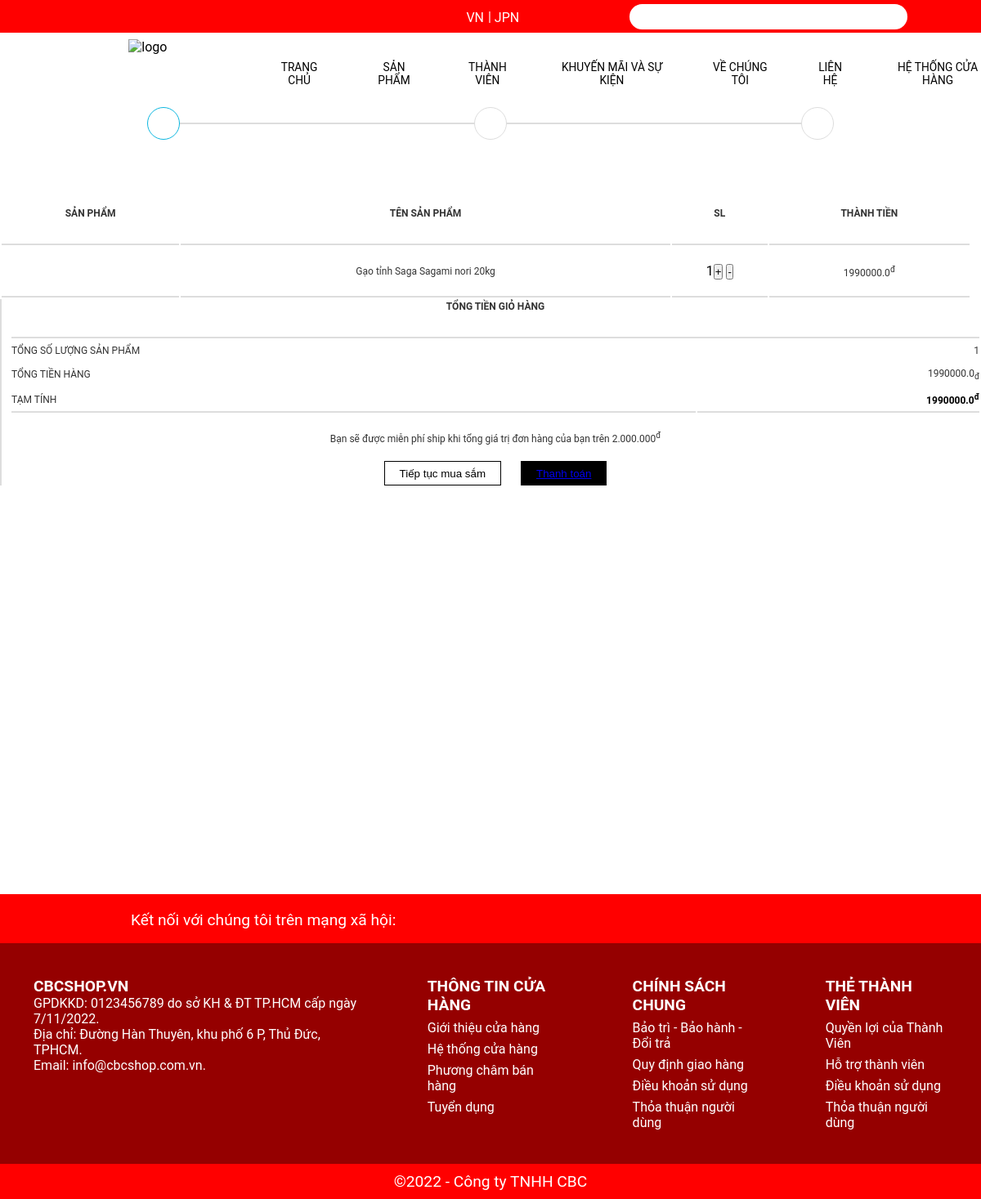
The app's page /cart/ (signed in), older data.
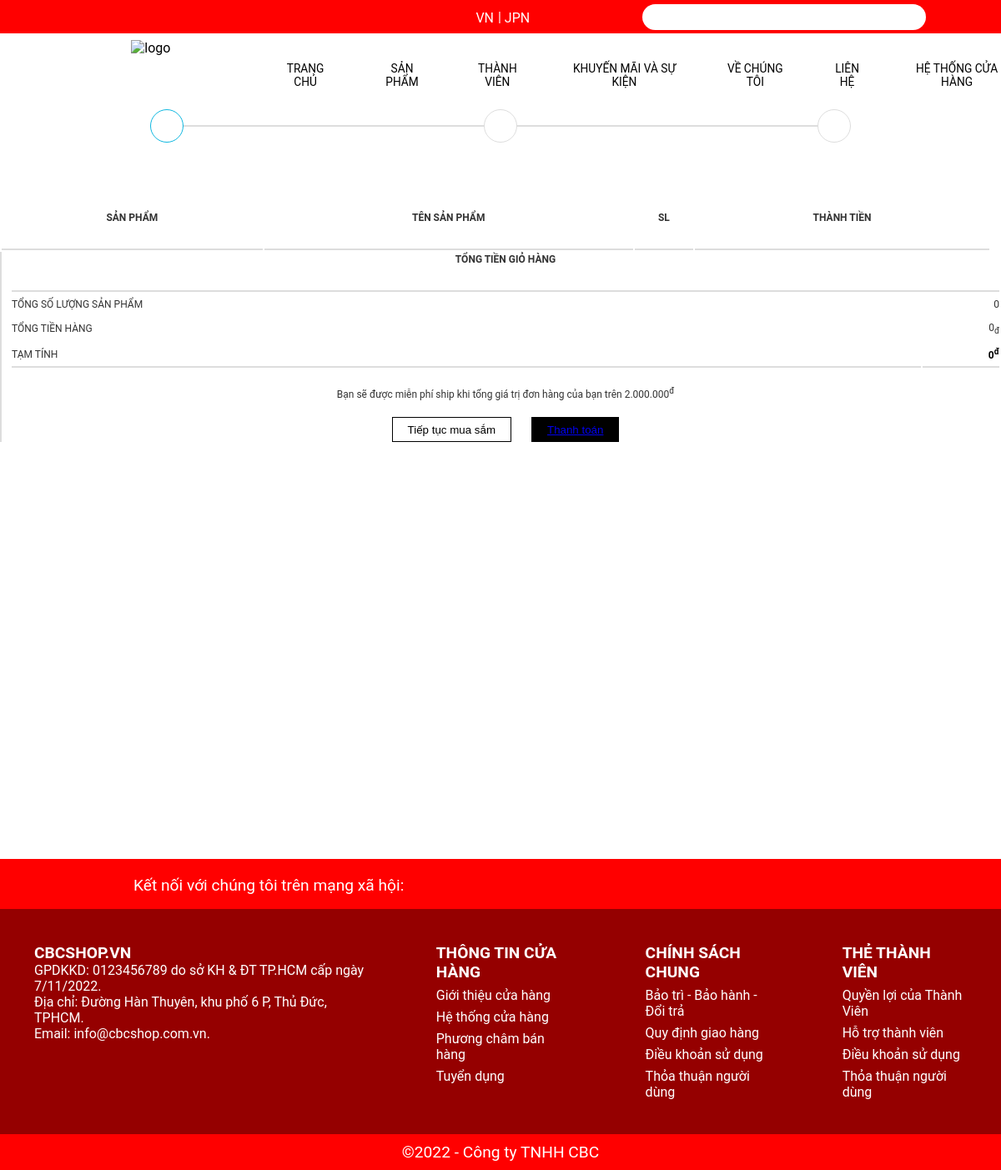
The same page, newer data.
### my_app/models.py (models this page shows, shortened)
class OrderItem(models.Model):
    product = models.ForeignKey(Product, on_delete=models.SET_NULL,blank=True,null=True)
    order = models.ForeignKey(Order, on_delete=models.SET_NULL, blank=True, null=True)
    quantity = models.IntegerField(default=0,null=True,blank=True)
    date_added = models.DateTimeField(auto_now_add=True)
    @property
    def get_total(self):
        total = self.product.price * self.quantity
        return total

class Product(models.Model):
    ID = models.IntegerField(primary_key=True)
    category = models.ManyToManyField(Category,related_name="product")
    name = models.CharField(max_length=200, null=True)
    price = models.FloatField()
    categy = models.CharField(max_length=200,null=True)
    sell = models.IntegerField()
    image = models.ImageField(null=True,blank=True)
    sale = models.IntegerField(null=True)
    star_rating = models.FloatField(default=0,null=True)  # Thêm trường star_rating
    @property
    def ImageURL(self):
        try:
            url = self.image.url
        except:
            url = ''
        return url

class Order(models.Model):
    customer = models.ForeignKey(User, on_delete=models.SET_NULL,blank=True,null=True)
    date_order = models.DateTimeField(auto_now_add=True)
    complete = models.BooleanField(default = False,null=True,blank=False)
    transaction_id = models.CharField(max_length=200,null=True)
    @property
    def get_cart_item(self):
        orderitems = self.orderitem_set.all()
        total = sum([item.quantity for item in orderitems])
        return total
    @property
    def get_cart_total(self):
        orderitems = self.orderitem_set.all()
        total = sum([item.get_total for item in orderitems])
        return total

### my_app/views.py (the view, shortened to what this page needs)
# urls.py: path('cart/',views.cart, name='cart'),
def cart(request):
    if request.user.is_authenticated:
        customer = request.user
        order, created = Order.objects.get_or_create(customer = customer,complete = False)
        items = order.orderitem_set.all()
        cartItems = order.get_cart_item
        user_login = "hidden"
        user_logout = "show"
        if request.user.is_staff:
            user_staff = "show"
        else:
            user_staff = "hidden"
    categories = Category.objects.filter(is_sub=False)
    context={'items':items, 'order':order, 'user_login':user_login, 'user_logout':user_logout,"cartItems":cartItems,'user_staff':user_staff,'categories':categories}
    return render(request, 'html/cart.html', context)

### my_app/templates/html/cart.html
{% extends 'html/base.html' %}
{% load static %}
{% block cart_content %}
<head>
    <link rel="stylesheet" href="{% static 'assets/cart.css' %}">
</head>
<section class="cart">
    <div class="container">
        <div class="cart-top-wrap">
            <div class="cart-top">
                <div class="cart-top-cart cart-top-item">
                    <i class="fas fa-shopping-cart"></i>
                </div>
                <div class="cart-top-adress cart-top-item">
                    <i class="fas fa-map-marker-alt"></i>
                </div>
                <div class="cart-top-payment cart-top-item">
                    <i class="fas fa-money-check-alt"></i>
                </div>
            </div>
        </div>
        <div class="container">
            <div class="cart-content row">
                <div class="cart-content-left">
                    <table>
                        <tr>
                            <th>Sản phẩm</th>
                            <th>Tên sản phẩm</th>
                            <th>SL</th>
                            <th>Thành tiền</th>
                        </tr>
                        {% for item in items %}
                        <tr>
                            <td><img src="{{item.product.ImageURL}}" alt=""></td>
                            <td><p>{{item.product.name}}</p></td>
                            <td>{{item.quantity}}<button data-product="{{item.product.ID}}" data-action="add" class="update-cart">+</button>
                                <button data-product="{{item.product.ID}}" data-action="remove" class="update-cart">-</button></td>
                            <td><p>{{item.product.price}}<sup>đ</sup></p></td>
                        </tr>
                        {% endfor %}
                    </table>
                </div>
                <div class="cart-content-right">
                    <table>
                        <tr>
                            <th colspan="2">TỔNG TIỀN GIỎ HÀNG</th>
                        </tr>
                        <tr>
                            <td>TỔNG SỐ LƯỢNG SẢN PHẨM</td>
                            <td>{{order.get_cart_item}}</td>
                        </tr>
                        <tr>
                            <td>TỔNG TIỀN HÀNG</td>
                            <td><p>{{order.get_cart_total}}<sub>đ</sub></p></td>
                        </tr>
                        <tr>
                            <td>TẠM TÍNH</td>
                            <td><p style="color: black; font-weight: bold;">{{order.get_cart_total}}<sup>đ</sup></p></td>
                        </tr>
                    </table>
                    <div class="cart-content-right-text">
                        <p>Bạn sẽ được miễn phí ship khi tổng giá trị đơn hàng của bạn trên 2.000.000<sup>đ</sup></p>
                    </div>
                    <div class="cart-content-right-button">
                        <button>Tiếp tục mua sắm</button>
                        <button><a href="{% url 'delivery' %}">Thanh toán</a></button>
                    </div>
                </div>
            </div>
        </div>
    </div>
</section>
{% endblock cart_content %}

### my_app/templates/html/base.html (shortened to what this page needs)
{% load static %}
<!DOCTYPE html>
<html lang="vi">
<head>
   <link rel="stylesheet" href="{% static 'assets/style.css' %}">
   <link rel="stylesheet" href="{% static 'assets/fontawesome-free-6.2.0-web/css/all.min.css' %}">
</head>
<body>
   <header id="header">
      <form class="search" method = POST action = "{% url 'search' %}">
         <input class="input" type="text"  name="searched">
         <button type="submit"><i class="fa fa-search"></i></button>
      </form>
      <div class="left">
         <p class="delivery"><i class="fa-solid fa-truck-fast"></i><i>&nbsp;</i></p>
      </div>
      <div class="lang1">
         <p>VN</p>
      </div>
      <div class="left vertical">
         <P>|<i>&nbsp;</i></P>
      </div>
      <div class="lang2">
         <p>JPN</p>
      </div>
      <div class="right">
      </div>
      <div id="nav">
         <nav class="topnav">
            <a style="text-decoration: none" href="{% url 'home' %}">TRANG CHỦ</a>
            <div class="dropdownmenu"><a style="text-decoration: none" href="{% url 'product' %}">SẢN PHẨM</a>
            </div>
            <div class="dropdownmenu"><a style="text-decoration: none" href="{% url 'memberkhuyenmai' %}">THÀNH VIÊN</a>
            </div>
            <div class="dropdownmenu"><a style="text-decoration: none" href="{% url 'event' %}">KHUYẾN MÃI VÀ SỰ KIỆN</a>
            </div>
            <div class="dropdownmenu"><a style="text-decoration: none" href="{% url 'introduce' %}">VỀ CHÚNG TÔI</a>
            </div>
            <div class="dropdownmenu">
               <a style="text-decoration: none" href="{% url 'contactus' %}" >LIÊN HỆ</a>
            </div>
            <div class="dropdownmenu">
               <a style="text-decoration: none" href="{% url 'location' %}" >HỆ THỐNG CỬA HÀNG</a>
            </div>
         </nav>
         <img id="logo" src="{% static 'images/logo/logodqb-02.png' %}" alt="logo" width="70px">
      </div>
   </header>
   {% block cart_content %}
   {% endblock cart_content %}
   <footer id="footer">
      <div class="footer-follow-us">
         <p class="footer-follow-us-content">Kết nối với chúng tôi trên mạng xã hội:</p>
         <div class="footer-follow-us-logo">
            <a style="text-decoration: none" href=""><i class="fa-brands fa-facebook">&nbsp;</i></a>
            <a style="text-decoration: none" href=""><i class="fa-brands fa-instagram">&nbsp;</i></a>
            <a style="text-decoration: none" href=""><i class="fa-brands fa-square-twitter">&nbsp;</i></a>
            <a style="text-decoration: none" href=""><i class="fa-brands fa-linkedin">&nbsp;</i></a>
            <a style="text-decoration: none" href=""><i class="fa-brands fa-google">&nbsp;</i></a>
         </div>
      </div>
      <div class="footer-content">
         <div class="footer-content-all">
            <p>CBCSHOP.VN</p>
            <p>GPDKKD: 0123456789 do sở KH & ĐT TP.HCM cấp ngày 7/11/2022.</p>
            <p>Địa chỉ: Đường Hàn Thuyên, khu phố 6 P, Thủ Đức, TPHCM.</p>
            <p>Email: info@cbcshop.com.vn.</p>
         </div>
         <div class="footer-content-all">
            <p>THÔNG TIN CỬA HÀNG</p>
            <p>
            <ul>
               <li><a style="text-decoration: none" href="">Giới thiệu cửa hàng</a></li>
               <li><a style="text-decoration: none" href="">Hệ thống cửa hàng</a></li>
               <li><a style="text-decoration: none" href="">Phương châm bán hàng</a></li>
               <li><a style="text-decoration: none" href="">Tuyển dụng</a></li>
            </ul>
            </p>
         </div>
         <div class="footer-content-all">
            <p>CHÍNH SÁCH CHUNG</p>
            <p>
            <ul>
               <li><a style="text-decoration: none" href="">Bảo trì - Bảo hành - Đổi trả</a></li>
               <li><a style="text-decoration: none" href="">Quy định giao hàng</a></li>
               <li><a style="text-decoration: none" href="">Điều khoản sử dụng</a></li>
               <li><a style="text-decoration: none" href="">Thỏa thuận người dùng</a></li>
            </ul>
            </p>
         </div>
         <div class="footer-content-all">
            <p>THẺ THÀNH VIÊN</p>
            <p>
            <ul>
               <li><a style="text-decoration: none" href="">Quyền lợi của Thành Viên</a></li>
               <li><a style="text-decoration: none" href="">Hỗ trợ thành viên</a></li>
               <li><a style="text-decoration: none" href="">Điều khoản sử dụng</a></li>
               <li><a style="text-decoration: none" href="">Thỏa thuận người dùng</a></li>
            </ul>
            </p>
         </div>
      </div>
      <div class="footer-copyright">
         <p>&copy;2022 - Công ty TNHH CBC</p>
      </div>
   </footer>
</body>
</html>

### my_app/static/assets/style.css (style rules this page uses)
* { margin: 0; padding: 0; box-sizing: border-box; }
body { font-family: roboto; }
#header { background-color: #ff0000; position: fixed; width: 100%; height: 2.5rem; z-index: 1; }
.delivery { margin-top: -0.9375rem; margin-left: 10.125rem; position: relative; top: -0.9375rem; }
.vertical { position: relative; top: -1.9375rem; left: 0.3125rem; }
#logo { position: absolute; left: 0.4575rem; top: 0.25rem; margin-top: -0.375rem; }
#nav { position: relative; top: -1.3rem; left: 9.375rem; height: 4.125rem; background-color: white; width: 112.5rem; }
.topnav { position: absolute; left: 9.6875rem; margin-top: 1.25rem; top: 0.0625rem; width: 73.75rem; display: flex; }
.topnav a { display: block; color: black; text-align: center; padding: 1.5rem 1.75rem; text-decoration: none; font-size: 0.8575rem; position: relative; top: -1.3125rem; }
.search { margin-left: 48.125rem; margin-top: 0.625rem; position: relative; top: -0.3125rem; }
.search input[type=text] { border-radius: 5.625rem 0rem 0rem 5.625rem; border: none; font-size: 0.625rem; padding: 0.625rem; width: 18.125rem; float: left; outline: none; }
.search button { width: 3.125rem; padding: 0.625rem; font-size: 0.625rem; border-radius: 0rem 5.625rem 5.625rem 0rem; float: left; border: none; background: white; height: 1.96875rem; position: relative; top: -0.03125rem; }
.left p { float: left; color: white; }
.lang1 p { float: left; margin-left: 24.5rem; color: white; position: relative; top: -1.875rem; }
.lang2 p { float: left; margin-left: 0.3125rem; color: white; position: relative; top: -1.875rem; }
.right { display: flex; align-items: center; height: 10px; }
#footer { background-color: red; color: white; position: relative; top: 25rem; }
.footer-follow-us { height: 60px; font-size: 1.2rem; padding: 20px 160px; }
.footer-follow-us-content { float: left; }
.footer-follow-us-logo { float: right; padding: 0px ; }
.footer-follow-us-logo .fa-brands { color: white; }
.footer-content { display: flex; justify-content: center; background-color: rgb(149, 0, 0); }
.footer-content div { padding: 41px }
.footer-content-all li { padding: 7px 0px 0px 0px; list-style-type: none; }
.footer-content-all a { text-decoration: none; color: white; list-style-type: none; }
.footer-content-all p:first-child { font-size: 1.2rem; font-weight: bold; }
.footer-copyright { display: flex; font-size: 1.2rem; justify-content: center; align-items: center; padding: 10px; }
a { text-decoration: non; }

### my_app/static/assets/cart.css (style rules this page uses)
.cart { padding: 100px 0; }
.cart-top-wrap { display: flex; justify-content: center; align-items: center; }
.cart-top { height: 2px; width: 70%; background-color: #dddddd; display: flex; justify-content: space-between; align-items: center; margin: 50px 0 100px; }
.cart-top-item { width: 40px; height: 40px; border-radius: 50px; border: 1px solid #dddddd; display: flex; align-items: center; justify-content: center; background: #ffffff; }
.cart-top-item i { color: #dddddd; }
.cart-top-cart { border: 1px solid #0db7e0; }
.cart-top-cart i { color: #0db7e0; }
.cart-content-left { flex:2; padding-right: 12px; }
.cart-content-left table { width:100%; text-align: center; }
.cart-content-left table th { padding-bottom: 30px; font-family: var(--main-text-font); font-size: 12px; text-transform: uppercase; color: #333; border-collapse: collapse; border-bottom: 2px solid #dddddd; }
.cart-content-right { flex:1; padding-left: 10px; border-left: 2px solid #dddddd; }
.cart-content-right table { width: 100%; }
.cart-content-right table th { padding-bottom: 30px; font-family: var(--main-text-font); font-size: 12px; color: #333; border-collapse: collapse; border-bottom: 2px solid #dddddd; }
.cart-content-right table td { font-family: var(--main-text-font); font-size: 12px; color: #333; padding: 6px 0; }
.cart-content-right tr:nth-child(4) td { border-collapse: collapse; border-bottom: 2px solid #dddddd; }
.cart-content-right tr td:last-child { text-align: right; }
.cart-content-right-text { margin:20px 0; text-align: center; }
.cart-content-right-text p { font-family: var(--main-text-font); font-size: 12px; color: #333; }
.cart-content-right-button { text-align: center; align-items: center; }
.cart-content-right-button button { padding: 0 18px; height: 30px; cursor: pointer; }
.cart-content-right-button button:first-child { background-color: #ffffff; border: 1px solid black; margin-right: 20px; }
.cart-content-right-button button:last-child { background-color: black; color: #ffffff; border: none; border: 1px solid black; }

Row changes from the older to the newer data that the page shows:
no longer on this page (row unchanged): OrderItem: product.name "Gạo tỉnh Saga Sagami nori 20kg", quantity "1", product.price "1990000.0"
no longer on this page (row edited): Order: get_cart_item "1", get_cart_total "1990000.0"
added Order: get_cart_item "0", get_cart_total "0"
